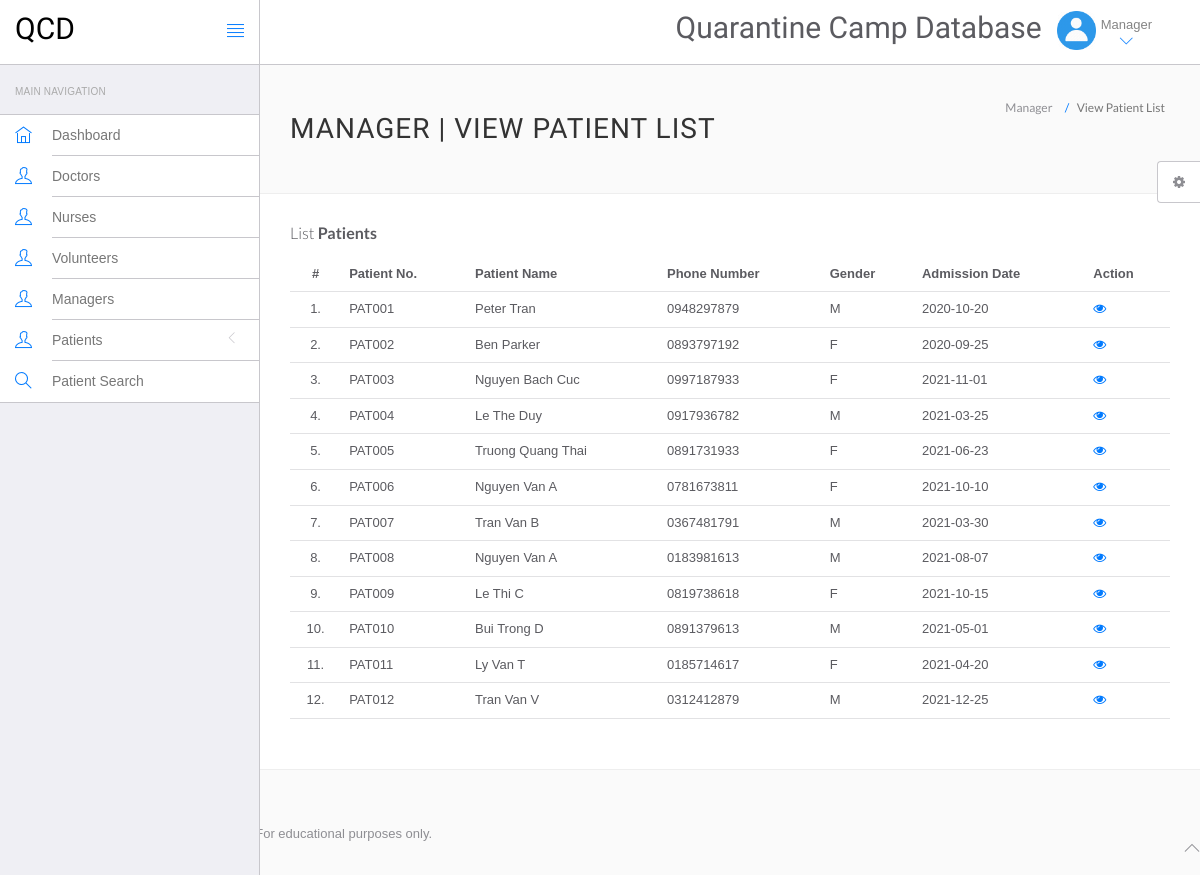
The app's page /camp/patient-list.php (signed in) with its own data.
### tables this page shows
CREATE TABLE PATIENT
(
	Patient_no CHAR(6) PRIMARY KEY,
	Patient_name VARCHAR(30) NOT NULL,
	ID_no CHAR(9) NOT NULL,
	Phone_no CHAR(10),
	Gender CHAR(1),
	Patient_address VARCHAR(50),
	Discharge_date DATE,
	Nurse_ID CHAR(6),
	Admission_date DATE NOT NULL,
	Location_before VARCHAR(50),
	Staff_ID CHAR(6),
	CONSTRAINT          check_patient_gender CHECK (Gender = 'M' or Gender = 'F' or Gender IS NULL),
	CONSTRAINT          fk_patient_nurse_cares FOREIGN KEY (Nurse_ID) 
                                REFERENCES NURSE(Nurse_ID)
                                ON DELETE SET NULL,
	CONSTRAINT          fk_patient_staff_admits FOREIGN KEY(Staff_ID) 
                                REFERENCES STAFF(Staff_ID)
                                ON DELETE SET NULL
);

### camp/patient-list.php (the view, shortened to what this page needs)
<?php
include('include/config.php');
?>
<!DOCTYPE html>
<html lang="en">
	<head>
		<link rel="stylesheet" href="vendor/bootstrap/css/bootstrap.min.css">
		<link rel="stylesheet" href="vendor/fontawesome/css/font-awesome.min.css">
		<link rel="stylesheet" href="vendor/themify-icons/themify-icons.min.css">
		<link href="vendor/animate.css/animate.min.css" rel="stylesheet" media="screen">
		<link href="vendor/perfect-scrollbar/perfect-scrollbar.min.css" rel="stylesheet" media="screen">
		<link href="vendor/switchery/switchery.min.css" rel="stylesheet" media="screen">
		<link href="vendor/bootstrap-touchspin/jquery.bootstrap-touchspin.min.css" rel="stylesheet" media="screen">
		<link href="vendor/select2/select2.min.css" rel="stylesheet" media="screen">
		<link href="vendor/bootstrap-datepicker/bootstrap-datepicker3.standalone.min.css" rel="stylesheet" media="screen">
		<link href="vendor/bootstrap-timepicker/bootstrap-timepicker.min.css" rel="stylesheet" media="screen">
		<link rel="stylesheet" href="assets/css/styles.css">
		<link rel="stylesheet" href="assets/css/plugins.css">
		<link rel="stylesheet" href="assets/css/themes/theme-1.css" id="skin_color" />
	</head>
	<body>
		<div id="app">
<?php include('include/sidebar.php');?>
<div class="app-content">
<?php include('include/header.php');?>
<div class="main-content" >
<div class="wrap-content container" id="container">
<section id="page-title">
<div class="row">
<div class="col-sm-8">
<h1 class="mainTitle">Manager | View Patient List</h1>
</div>
<ol class="breadcrumb">
<li>
<span>Manager</span>
</li>
<li class="active">
<span>View Patient List</span>
</li>
</ol>
</div>
</section>
<div class="container-fluid container-fullw bg-white">
<div class="row">
<div class="col-md-12">
<h5 class="over-title margin-bottom-15">List <span class="text-bold">Patients</span></h5>
<table class="table table-hover" id="sample-table-1">
<thead>
<tr>
<th class="center">#</th>
<th>Patient No.</th>
<th>Patient Name</th>
<th>Phone Number</th>
<th>Gender</th>
<th>Admission Date </th>
<th>Action</th>
</tr>
</thead>
<tbody>
<?php
$sql=mysqli_query($con,"select * from patient");
$cnt=1;
while($row=mysqli_fetch_array($sql))
{
?>
<tr>
<td class="center"><?php echo $cnt;?>.</td>
<td class="hidden-xs"><?php echo $row['Patient_no'];?></td>
<td><?php echo $row['Patient_name'];?></td>
<td><?php echo $row['Phone_no'];?></td>
<td><?php echo $row['Gender'];?></td>
<td><?php echo $row['Admission_date'];?>
<td><a href="patient-view.php?viewid=<?php echo $row['Patient_no'];?>"><i class="fa fa-eye" style = "margin:auto"></i></a></td>
</tr>
<?php
$cnt=$cnt+1;
 }?></tbody>
</table>
</div>
</div>
</div>
</div>
</div>
</div>
</div>
	<?php include('include/footer.php');?>
	<?php include('include/setting.php');?>
	</body>
</html>

### camp/assets/css/themes/theme-1.css (style rules this page uses)
body { background: #FAFAFA; }

### records on screen
patient: Patient_no "PAT001", Patient_name "Peter Tran", Phone_no "0948297879", Gender "M", Admission_date "2020-10-20"
patient: Patient_no "PAT002", Patient_name "Ben Parker", Phone_no "0893797192", Gender "F", Admission_date "2020-09-25"
patient: Patient_no "PAT003", Patient_name "Nguyen Bach Cuc", Phone_no "0997187933", Gender "F", Admission_date "2021-11-01"
patient: Patient_no "PAT004", Patient_name "Le The Duy", Phone_no "0917936782", Gender "M", Admission_date "2021-03-25"
patient: Patient_no "PAT005", Patient_name "Truong Quang Thai", Phone_no "0891731933", Gender "F", Admission_date "2021-06-23"
patient: Patient_no "PAT006", Patient_name "Nguyen Van A", Phone_no "0781673811", Gender "F", Admission_date "2021-10-10"
patient: Patient_no "PAT007", Patient_name "Tran Van B", Phone_no "0367481791", Gender "M", Admission_date "2021-03-30"
patient: Patient_no "PAT008", Patient_name "Nguyen Van A", Phone_no "0183981613", Gender "M", Admission_date "2021-08-07"
patient: Patient_no "PAT009", Patient_name "Le Thi C", Phone_no "0819738618", Gender "F", Admission_date "2021-10-15"
patient: Patient_no "PAT010", Patient_name "Bui Trong D", Phone_no "0891379613", Gender "M", Admission_date "2021-05-01"
patient: Patient_no "PAT011", Patient_name "Ly Van T", Phone_no "0185714617", Gender "F", Admission_date "2021-04-20"
patient: Patient_no "PAT012", Patient_name "Tran Van V", Phone_no "0312412879", Gender "M", Admission_date "2021-12-25"
